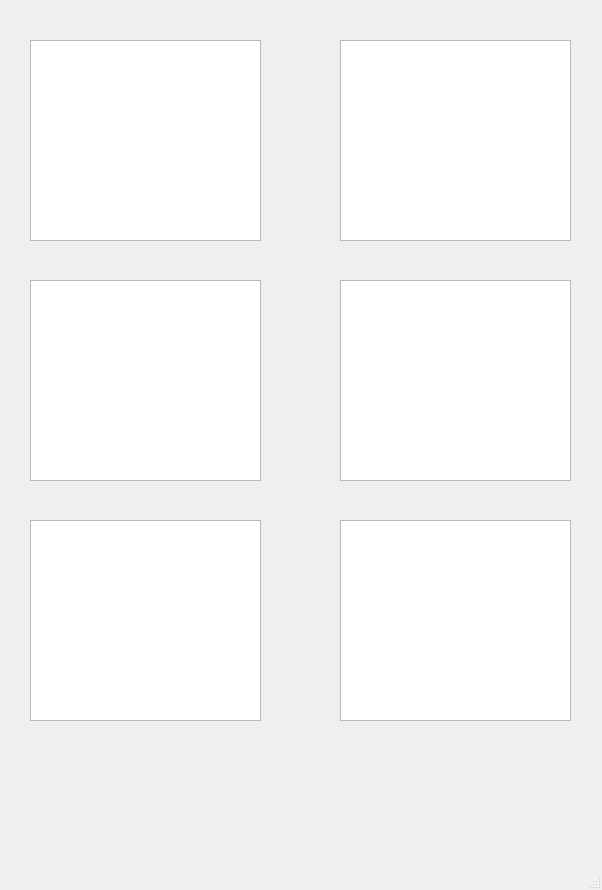
<?xml version="1.0" encoding="UTF-8"?>
<ui version="4.0">
 <class>priPag</class>
 <widget class="QMainWindow" name="priPag">
  <property name="geometry">
   <rect>
    <x>0</x>
    <y>0</y>
    <width>602</width>
    <height>890</height>
   </rect>
  </property>
  <property name="windowTitle">
   <string>MainWindow</string>
  </property>
  <widget class="QWidget" name="centralwidget">
   <widget class="QTextEdit" name="textEdit">
    <property name="geometry">
     <rect>
      <x>30</x>
      <y>40</y>
      <width>231</width>
      <height>201</height>
     </rect>
    </property>
   </widget>
   <widget class="QTextEdit" name="textEdit_2">
    <property name="geometry">
     <rect>
      <x>340</x>
      <y>40</y>
      <width>231</width>
      <height>201</height>
     </rect>
    </property>
   </widget>
   <widget class="QTextEdit" name="textEdit_3">
    <property name="geometry">
     <rect>
      <x>30</x>
      <y>280</y>
      <width>231</width>
      <height>201</height>
     </rect>
    </property>
   </widget>
   <widget class="QTextEdit" name="textEdit_4">
    <property name="geometry">
     <rect>
      <x>340</x>
      <y>280</y>
      <width>231</width>
      <height>201</height>
     </rect>
    </property>
   </widget>
   <widget class="QTextEdit" name="textEdit_5">
    <property name="geometry">
     <rect>
      <x>30</x>
      <y>520</y>
      <width>231</width>
      <height>201</height>
     </rect>
    </property>
   </widget>
   <widget class="QTextEdit" name="textEdit_6">
    <property name="geometry">
     <rect>
      <x>340</x>
      <y>520</y>
      <width>231</width>
      <height>201</height>
     </rect>
    </property>
   </widget>
  </widget>
  <widget class="QMenuBar" name="menubar">
   <property name="geometry">
    <rect>
     <x>0</x>
     <y>0</y>
     <width>602</width>
     <height>21</height>
    </rect>
   </property>
  </widget>
  <widget class="QStatusBar" name="statusbar"/>
 </widget>
 <resources/>
 <connections/>
</ui>
